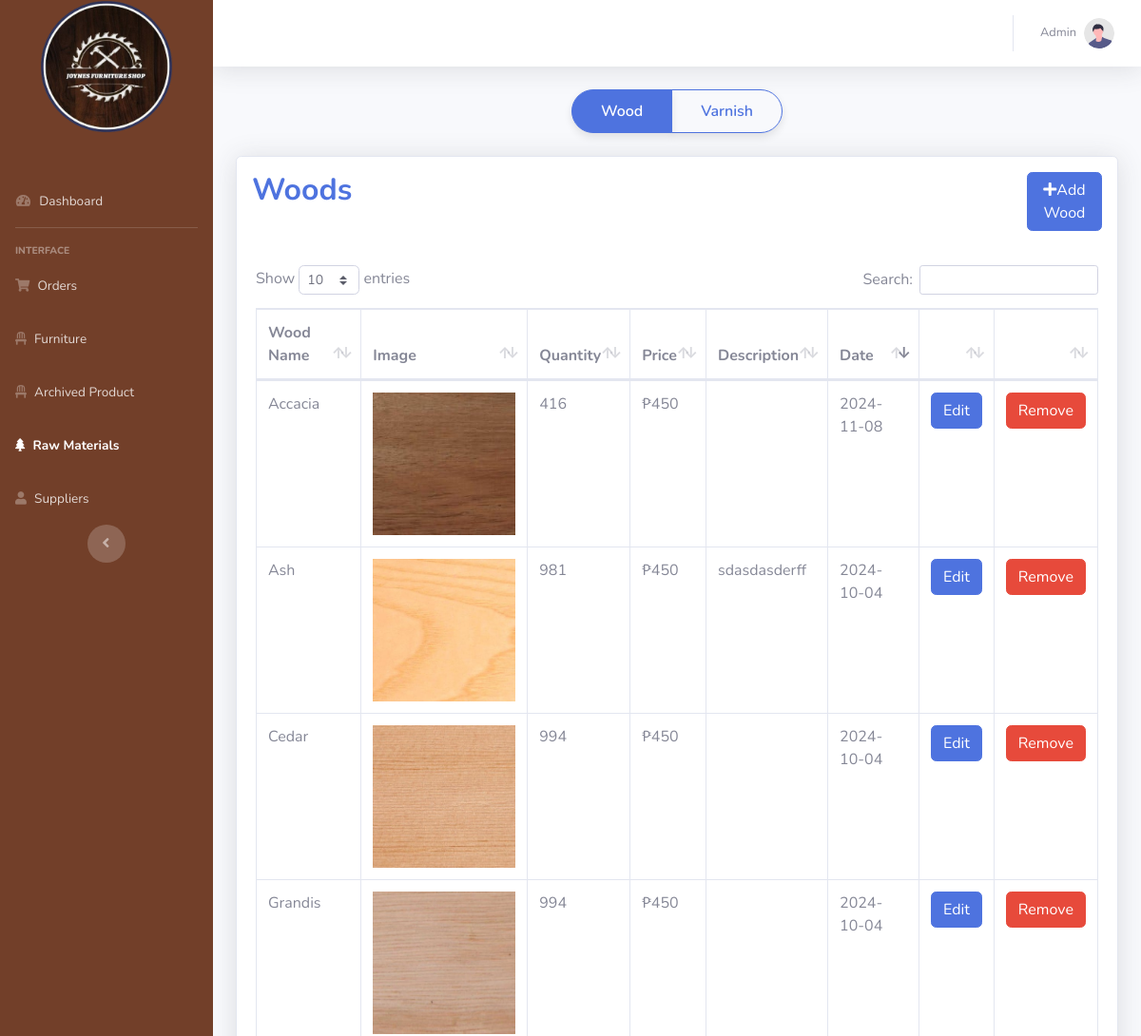
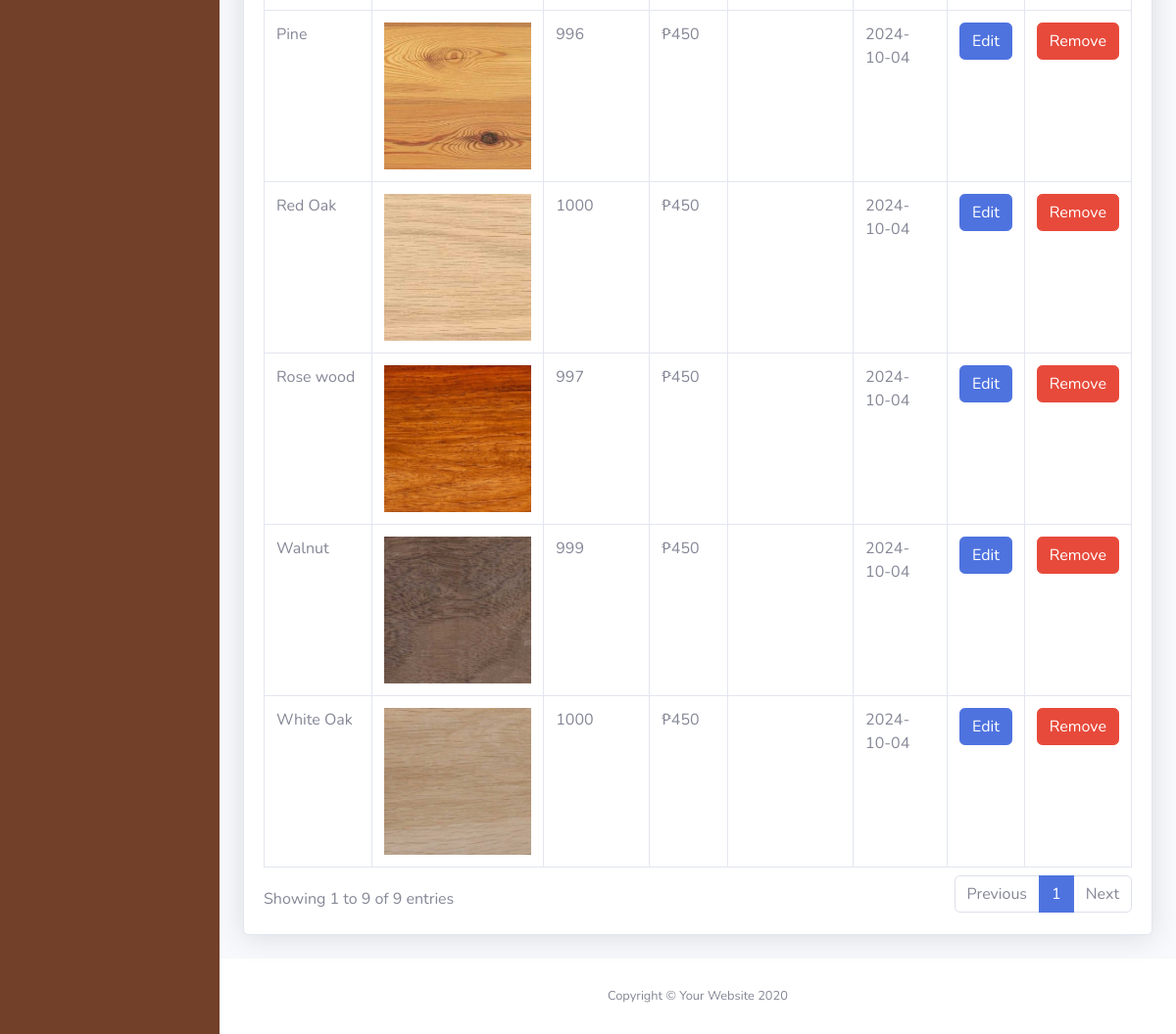
Screenshot of /rawtable.php with the database file from the repository (2 pictures, top to bottom).
### tables this page shows
CREATE TABLE `rawmtbl` (
  `pID` int(11) NOT NULL,
  `pName` varchar(255) NOT NULL,
  `image` varchar(255) NOT NULL,
  `pQuantity` int(11) NOT NULL,
  `pCost` int(255) NOT NULL,
  `pDes` varchar(255) NOT NULL,
  `date` date NOT NULL
);

### rawtable.php (the view, shortened to what this page needs)
<?php
include("database.php");
$rawsql = "SELECT * FROM rawmtbl";
$rawresult = mysqli_query($conn, $rawsql);
?>
<!DOCTYPE html>
<html lang="en">
<head>
    <link href="vendor/fontawesome-free/css/all.min.css" rel="stylesheet" type="text/css">
    <link href="css/sb-admin-2.min.css" rel="stylesheet">
    <link href="css/newstyle.css" rel="stylesheet">
    <link href="vendor/datatables/dataTables.bootstrap4.min.css" rel="stylesheet">
</head>
<body id="page-top">
    <div id="wrapper">
        <ul class="navbar-nav sidebar sidebar-dark accordion" id="accordionSidebar">
            <a class="logo sidebar-brand d-flex align-items-center justify-content-center" href="admin.php">
                <div class="sidebar-brand-icon ">
                    <img src="logo.png" class="img-fluid ">
                </div>
            </a>
            <li class="nav-item mt-5">
                <a class="nav-link" href="admin.php">
                    <i class="fas fa-fw fa-tachometer-alt"></i>
                    <span>Dashboard</span></a>
            </li>
            <hr class="sidebar-divider">
            <div class="sidebar-heading">
                Interface
            </div>
            <li class="nav-item">
                <a class="nav-link collapsed" href="adminOrder.php">
                    <i class="fas fa-shopping-cart"></i>
                    <span>Orders</span>
                </a>
            </li>
            <li class="nav-item">
                <a class="nav-link collapsed" href="tables.php">
                    <i class="fas fa-solid fa-chair"></i>
                    <span>Furniture</span>
                </a>
            </li>
            <li class="nav-item">
                <a class="nav-link collapsed" href="archiveprod.php">
                    <i class="fas fa-solid fa-chair"></i>
                    <span>Archived Product</span>
                </a>
            </li>
            <li class="nav-item active">
                <a class="nav-link collapsed" href="rawtable.php">
                    <i class="fas fa-solid fa-tree"></i>
                    <span>Raw Materials</span>
                </a>
            </li>
            <li class="nav-item">
                <a class="nav-link " href="suppliers.php">
                    <i class="fas fa-solid fa-user"></i>
                    <span>Suppliers</span>
                </a>
            </li>
            <div class="text-center d-none d-md-inline">
                <button class="rounded-circle border-0" id="sidebarToggle"></button>
            </div>
        </ul>
        <div id="content-wrapper" class="d-flex flex-column">
            <div id="content">
                <nav
                    class="navbar navbar-expand navbar-light bg-white topbar mb-4 static-top shadow align-items-center">
                    <ul class="navbar-nav ml-auto">
                        <li class="nav-item dropdown no-arrow">
                            <a class="nav-link dropdown-toggle" href="#" id="userDropdown" role="button"
                                data-toggle="dropdown" aria-haspopup="true" aria-expanded="false">
                                <span class="mr-2 d-none d-lg-inline text-gray-600 small">Admin</span>
                                <img class="img-profile rounded-circle" src="img/undraw_profile.svg">
                            </a>
                        </li>
                    </ul>
                </nav>
                    <div class="container-fluid">
                        <div class="d-flex justify-content-center mb-4">
                            <div class="btn-group btn-group-toggle" data-toggle="buttons" id="toggleButtons">
                                <label class="btn btn-outline-primary active" id="btnWood" style="border-radius: 30px 0 0 30px; padding: 10px 30px; font-weight: 600; box-shadow: 0 4px 8px rgba(0,0,0,0.1); transition: background-color 0.3s ease;">
                                    <input type="radio" name="options" autocomplete="off" checked> Wood
                                </label>
                                <label class="btn btn-outline-primary" id="btnVarnish" style="border-radius: 0 30px 30px 0; padding: 10px 30px; font-weight: 600; box-shadow: 0 4px 8px rgba(0,0,0,0.1); transition: background-color 0.3s ease;">
                                    <input type="radio" name="options" autocomplete="off"> Varnish
                                </label>
                            </div>
                        </div>
                        <div id="woodsContainer" style="display: block; opacity: 1; transition: opacity 0.5s ease;">
                            <div class="card shadow mb-4">
                                <div class="row  py-3 px-3">
                                    <div class="col-lg-10">
                                        <h2 class=" font-weight-bold text-primary">Woods</h2>
                                    </div>
                                    <div class="col-lg-2">
                                        <a type="btn" class="btn btn-primary  " href="#" data-toggle="modal"
                                            data-target="#addModal" style="margin-left: 50px;">
                                            <i class="fa fa-plus"></i>Add Wood
                                        </a>
                                    </div>
                                </div>
                                <div class="card-body">
                                    <div class="table-responsive">
                                        <table class="table table-bordered" id="woodsTable" width="100%" cellspacing="0">
                                            <thead>
                                                <tr>
                                                    <th>Wood Name</th>
                                                    <th>Image</th>
                                                    <th>Quantity</th>
                                                    <th>Price</th>
                                                    <th>Description</th>
                                                    <th>Date</th>
                                                    <th></th>
                                                    <th></th>
                                                </tr>
                                            </thead>
                                            <tbody>
                                                <tr>
                                                    <?php
                                                    while ($row = mysqli_fetch_assoc($rawresult)) {
                                                        ?>
                                                        <td><?php echo $row['pName']; ?></td>
                                                        <td>
                                                            <center><img src="./up/<?php echo $row['image']; ?>" alt="" width="150"
                                                                    height="150"></center>
                                                        </td>
                                                        <td><?php echo $row['pQuantity']; ?></td>
                                                        <td>&#8369;<?php echo number_format($row['pCost'], 0, '.', ','); ?></td>
                                                        <td><?php echo $row['pDes']; ?></td>
                                                        <td><?php echo $row['date']; ?></td>
                                                        <td>
                                                            <center><button class="update btn btn-primary" data-toggle="modal"
                                                                    data-target="#editRawModal" data-id="<?php echo $row['pID']; ?>"
                                                                    data-name="<?php echo $row['pName']; ?>"
                                                                    data-quantity="<?php echo $row['pQuantity']; ?>"
                                                                    data-price="<?php echo $row['pCost']; ?>"
                                                                    data-description="<?php echo $row['pDes']; ?>"
                                                                    data-image="<?php echo $row['image']; ?>">
                                                                    Edit
                                                                </button></center>
                                                        </td>
                                                        <td>
                                                            <center><a href="rawmdelete.php?id=<?php echo $row['pID']; ?>"><button
                                                                        class="delete btn btn-danger">Remove</button></a></center>
                                                        </td>
                                                    </tr>
                                                    <?php
                                                    }
                                                    ?>
                                            </tbody>
                                        </table>
                                    </div>
                                </div>
                            </div>
                        </div>
                    </div>
            </div>
            <footer class="sticky-footer bg-white">
                <div class="container my-auto">
                    <div class="copyright text-center my-auto">
                        <span>Copyright &copy; Your Website 2020</span>
                    </div>
                </div>
            </footer>
        </div>
    </div>
</body>
</html>

### css/newstyle.css (style rules this page uses)
.logo { margin-bottom: 30px; margin-top: 35px; }
.sidebar { background-color: rgba(114,63,41,255); }

### rows the page displays
rawmtbl: pName "Accacia", image (picture), pQuantity "416", pCost "450", date "2024-11-08"
rawmtbl: pName "Ash", image (picture), pQuantity "981", pCost "450", pDes "sdasdasderff", date "2024-10-04"
rawmtbl: pName "Cedar", image (picture), pQuantity "994", pCost "450", date "2024-10-04"
rawmtbl: pName "Grandis", image (picture), pQuantity "994", pCost "450", date "2024-10-04"
rawmtbl: pName "Pine", image (picture), pQuantity "996", pCost "450", date "2024-10-04"
rawmtbl: pName "Red Oak", image (picture), pQuantity "1000", pCost "450", date "2024-10-04"
rawmtbl: pName "Rose wood", image (picture), pQuantity "997", pCost "450", date "2024-10-04"
rawmtbl: pName "Walnut", image (picture), pQuantity "999", pCost "450", date "2024-10-04"
rawmtbl: pName "White Oak", image (picture), pQuantity "1000", pCost "450", date "2024-10-04"
